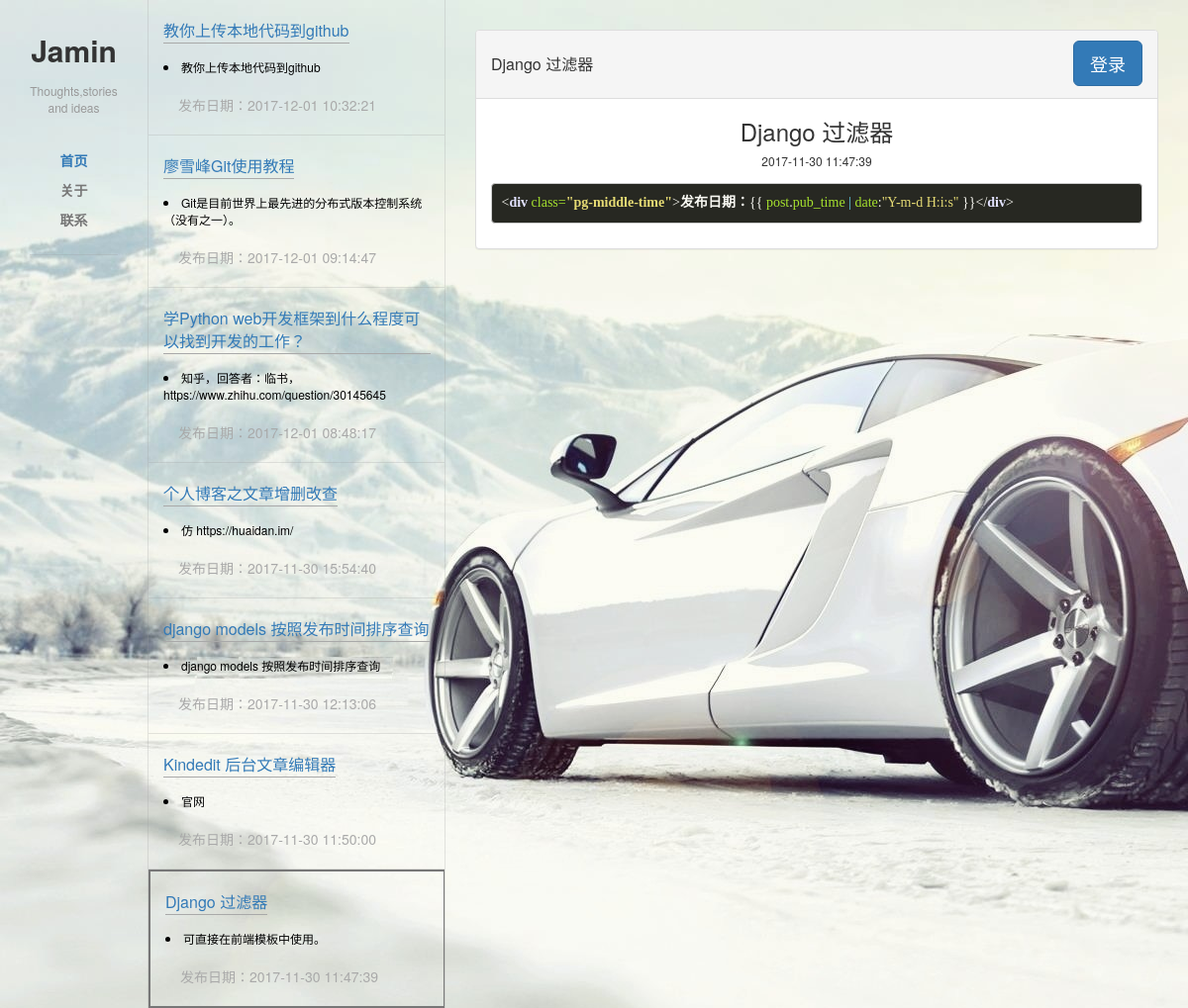
Screenshot of /?nid=6 with the database file from the repository.
### blog/models.py (models this page shows)
class Post(models.Model):
    title= models.CharField(max_length=64,default='Title')
    profile = models.TextField(null=True)
    content = models.TextField(null=True)
    pub_time = models.DateTimeField(null=True)

### blog/views.py (the view)
# urls.py: url(r'^$', views.index),
def index(request):
    posts = models.Post.objects.all().order_by("-pub_time")
    nid = request.GET.get('nid')
    post = models.Post.objects.filter(id=nid).first()
    url = '/?nid=%s' % nid
    if request.COOKIES.get('user'):
        is_login = True
        res =  render(request,'index.html',{'posts':posts,'p':post,'is_login':is_login})
        res.set_cookie('url',url)
        return res
    res = render(request,'index.html',{'posts':posts,'p':post})
    res.set_cookie('url', url)
    return res

### templates/index.html
{% extends 'base.html' %}

### templates/base.html (shortened to what this page needs)
<!DOCTYPE html>
<html lang="en" xmlns="http://www.w3.org/1999/html">
<head>
    <link rel="stylesheet" href="/static/css/basecss.css">
    <link rel="stylesheet" href="/static/css/bootstrap-3.3.7-dist/css/bootstrap.css">
</head>
<body>
<div class="pg-left">
    <div class="logo">Jamin</div>
    <div class="logo-1">Thoughts,stories and ideas</div>
    <div class="left-item">
        <a href="/"><div class="left-item-title">首页</div></a>
        <div class="left-item-title">关于</div>
        <div class="left-item-title">联系</div>
    </div>
</div>
<div class="row_hide">
    <div class="pg-middle">
        {% for post in posts  %}
            {% if post.id == p.id %}
                <div class="pg-middle-item pg-middle-item-s">
            {% else %}
                <div class="pg-middle-item">
            {% endif %}
        <a href="/?nid={{ post.id }}"><div class="pg-middle-title"> {{ post.title }}</div></a>
        <li>{{ post.profile }}</li>
        <div class="pg-middle-foo">
            <div class="pg-middle-time">发布日期：{{ post.pub_time | date:"Y-m-d H:i:s"  }}</div>
        </div>
        </div>
        {% endfor %}
        </div>
    </div>
{% if p %}
<div class="pg-right">
    <div class="content-border">
        <div class="content">
            <div class="panel panel-default">
                <div class="panel-heading">
                    <h3 class="panel-title " style="line-height: 48px; ">
                        {{ p.title }}
                        {% if is_login %}
                            <div class="btn-group right" style="margin-right: 50px">
                                <button type="button" class="btn btn-default dropdown-toggle" data-toggle="dropdown" aria-haspopup="true" aria-expanded="false">
                                    编辑 <span class="caret"></span>
                                </button>
                                <ul class="dropdown-menu">
                                    <li><a href="/edit/">发表文章</a></li>
                                    <li><a href="/edit_b/?nid={{ p.id }}">编辑文章</a></li>
                                    <li><a href="/delete/?nid={{ p.id }}">删除文章</a></li>
                                    <li role="separator" class="divider"></li>
                                    <li><a href="/out/">注销</a></li>
                                </ul>
                            </div>
                        {% else %}
                            <button type="button" class="btn btn-primary btn-lg right" data-toggle="modal" data-target="#myModal">
                                登录
                            </button>
                        {% endif %}
                    </h3>
                </div>
                <div class="panel-body">
                    <h3 style="text-align: center;margin-top: 5px">{{ p.title }}</h3>
                    <h6 style="text-align: center;margin-bottom: 15px">{{ p.pub_time | date:"Y-m-d H:i:s" }}</h6>
                    {{ p.content | safe}}
                </div>
            </div>
        </div>
    </div>
</div>
{% endif %}
</body>
</html>

### static/css/basecss.css (style rules this page uses)
body { margin: 0; background-image: url(/static/image/paoche.jpg); }
.right { float: right; }
.pg-left { position: absolute; width: 150px; top: 0; left: 0; bottom: 0; border-right: 1px solid #99999940; text-align: center; }
.logo { font-size: 30px; font-weight: bold; margin-top: 30px; }
.logo-1 { font-size: 12px; color: #999999; margin: 10px 20px; }
.left-item { color: #777; font-size: 14px; font-weight: bold; padding: 20px; margin: 0 30px; border-bottom: 1px solid #99999940 ; }
.left-item-title { padding: 5px; }
.row_hide { position: absolute; margin-left: 150px; width: 300px; bottom: 0; top:0; overflow: hidden; border-right: 1px solid #99999940; }
.pg-middle { position: absolute; width: 330px; bottom: 0; top:0; overflow: auto; overflow-x: hidden; }
.pg-middle-item { width: 300px; padding: 20px 15px; border-bottom: 1px solid #99999940; }
.pg-middle-item li { font-size: 12px; color: black; }
.pg-middle-title { font-size: 16px; border-bottom: 1px solid #a9a9a9; margin-bottom: 15px; display: inline-block; }
.pg-middle-foo { color: #a9a9a9; font-size: 14px; width: 270px; padding: 20px 15px; }
.pg-middle-time { float: left; }
.pg-middle-item-s { border: 2px solid #777777; }
.pg-right { position: absolute; top: 0; bottom: 0; right: 0; left: 450px; overflow: auto; }
.content-border { position: absolute; left: 0; top: 0; bottom: 0; right: 0; padding: 30px; }

### rows the page displays
Post: title "教你上传本地代码到github", profile "教你上传本地代码到github", pub_time "2017-12-01 10:32:21"
Post: title "廖雪峰Git使用教程", profile "Git是目前世界上最先进的分布式版本控制系统（没有之一）。", pub_time "2017-12-01 09:14:47"
Post: title "学Python web开发框架到什么程度可以找到开发的工作？", profile "知乎，回答者：临书，https://www.zhihu.com/question/30145645", pub_time "2017-12-01 08:48:17"
Post: title "个人博客之文章增删改查", profile "仿 https://huaidan.im/", pub_time "2017-11-30 15:54:40"
Post: title "django models 按照发布时间排序查询", profile "django models 按照发布时间排序查询", pub_time "2017-11-30 12:13:06"
Post: title "Kindedit 后台文章编辑器", profile "官网", pub_time "2017-11-30 11:50:00"
Post: title "Django 过滤器", profile "可直接在前端模板中使用。", pub_time "2017-11-30 11:47:39", content "< div class= \"pg-middle-time\" > 发布日期： {{ post . pub_time | date : \"Y-m-d H:i:s\" }}</ div >"
